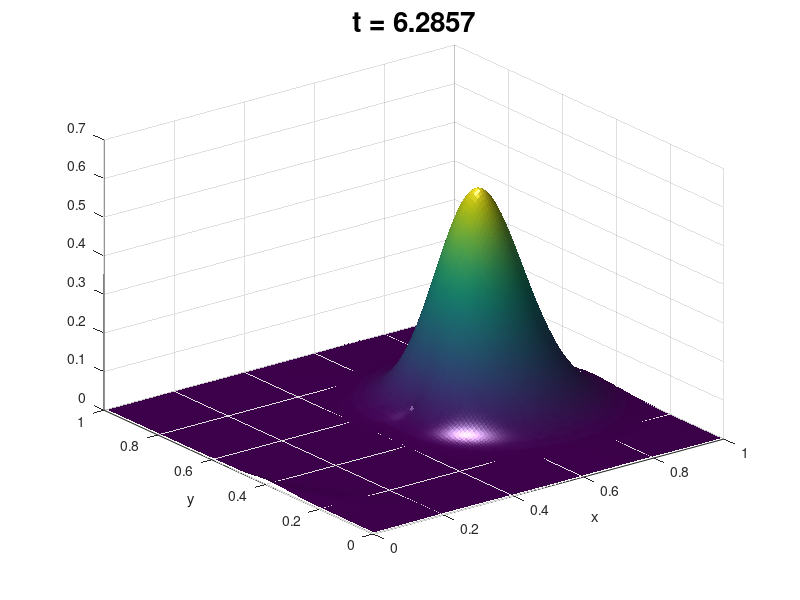

Source code (MATLAB):
%  2D advection
%    xx, yy, uu represent data on a 2D mesh.
%
%    x, y, u represent the same data stretched to 1D vectors,
%            since that's what's needed to do linear algebra.

% Grid and initial condition in the form of a plus sign:
J = 140;
h = 1/J;
s = (h:h:1)';

[xx,yy] = meshgrid(s,s);
x = xx(:); y = yy(:);
u = exp(-80*((x-0.7).^2 + (y-0.5).^2));
%u = double( ...
%    (abs(x-.5)<.4 & abs(y-.5)<.07) | (abs(x-.5)<.07 & abs(y-.5)<.4));

% Sparse matrices for 1D finite differences
N = length(s);  e = ones(N,1);
D1b = spdiags([-e  e], [-1 0], N, N);
D1f = spdiags([-e  e], [0  1], N, N);
D1b(1,end) = -1;
D1f(end,1) = 1;
D1b = 1/h * D1b;
D1f = 1/h * D1f;
I1 = speye(size(D1b));

% Kronecker magic: see also demo_08_heat2d.m
Dyb = kron(I1, D1b);
Dyf = kron(I1, D1f);
Dxb = kron(D1b, I1);
Dxf = kron(D1f, I1);

%% velocity field
%wx = ones(size(x));
%wy = 0.5*ones(size(y));
% more interesting field, round and round we go
[th,r] = cart2pol(x-0.5,y-0.5);
wx = -r.*sin(th);
wy = r.*cos(th);


%figure(2); clf
%pcolor(xx,yy,reshape(wy,size(xx)));
%figure(3); clf
%pcolor(xx,yy,reshape(wx,size(xx)));
figure(1); clf

% Time-stepping:
maxspeed = max(max(abs(wx)),max(abs(wy)));
k = 0.5*1/maxspeed*h;
Tf = 2*pi;
% adjust either final time or time-step to have integer steps
numsteps = ceil(Tf / k);
%k = Tf / numsteps
Tf = k*numsteps;

for n = 1:numsteps
  n = n + 1;
  t = n*k;
  u = u - k*( ...   % note minus sign (from PDE)
      wx.*((wx >= 0).*(Dxb*u) + (wx < 0).*(Dxf*u)) + ...
      wy.*((wy >= 0).*(Dyb*u) + (wy < 0).*(Dyf*u)) ...
      );
  if mod(n,10) == 0
    uu = reshape(u,size(xx));
    surf(xx,yy,uu); shading interp; camlight left;
    %pcolor(xx,yy,uu)
    title(sprintf('t = %6.4f',t), 'fontsize',20)
    xlabel('x'); ylabel('y');
    drawnow();
  end
end

